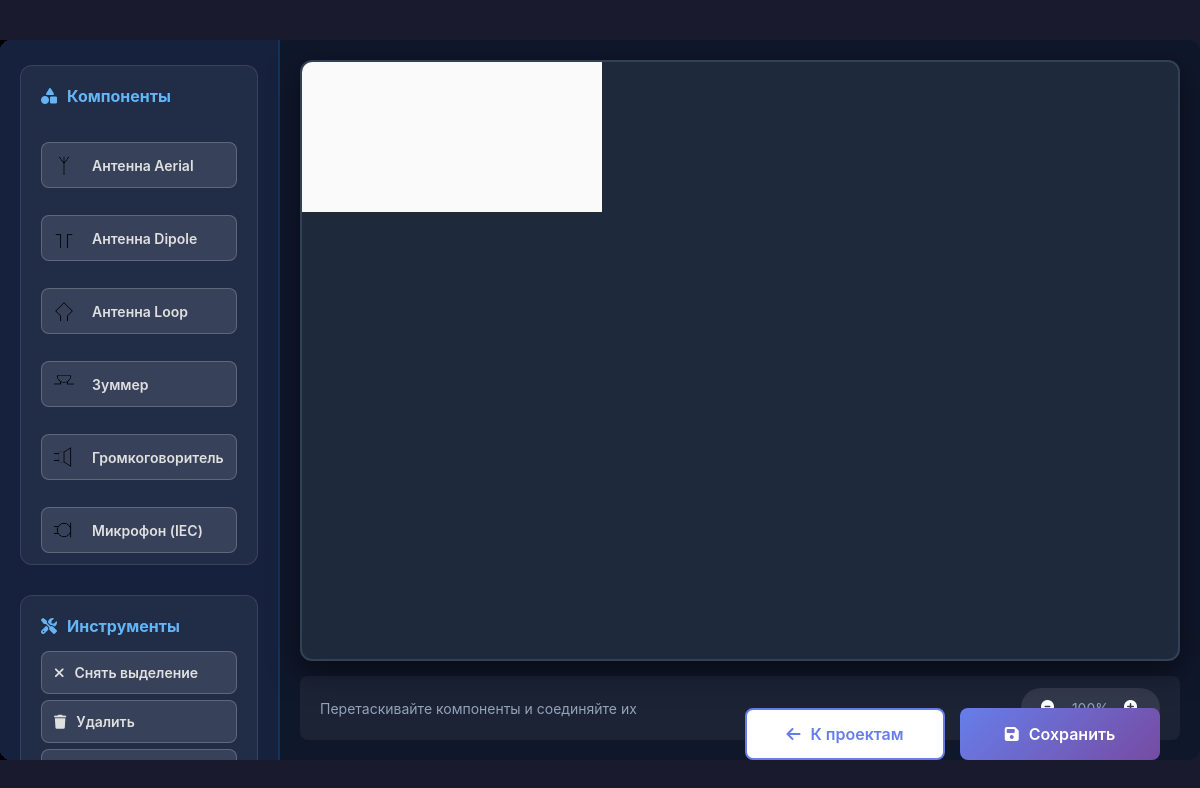
Screenshot of /work_table (signed in) with the database file from the repository.
### main_app/models.py (models this page shows, shortened)
class Components(models.Model):
    title = models.CharField(max_length=100, null=False)
    ico = models.ImageField(upload_to='components/')

### main_app/views.py (the view)
# urls.py: path('work_table', views.work_table, name='work_table'),
@login_required
def work_table(request):
    project_id = request.GET.get('project_id')
    components = Components.objects.all()
    if project_id:
        schema = Schemes.objects.get(id=project_id, user=request.user)
        return render(request, "main/editor.html", {"schema": schema, "components":components})
    return render(request, "main/editor.html", {"components":components})

### templates/main/editor.html (shortened to what this page needs)
{% load static %}
<!DOCTYPE html>
<html lang="ru">
<head>
    <link rel="stylesheet" href="{% static 'style.css' %}">
    <link rel="stylesheet" href="https://cdnjs.cloudflare.com/ajax/libs/font-awesome/6.4.0/css/all.min.css">
</head>
<body>
<div class="screen active" id="editor" data-id="{{schema.id}}"
data-title="{{schema.title}}"
>
    <div class="editor-container">
        <div class="editor-tools">
            <div class="tool-section components-elements">
                <h3><i class="fas fa-shapes"></i> Компоненты</h3>
                {% if components %}
                    {% for component in components %}
                    <button class="tool-btn component-btn" data-type="{{ component.id }}" data-ico="{{ component.ico.url }}" data-title="{{ component.title }}">
                        <img src="{{ component.ico.url }}" alt="{{ component.title }}" style="width: 20px; height: 20px; margin-right: 8px;">
                        {{ component.title }}
                    </button>
                    {% endfor %}
                {% endif %}
            </div>
            <div class="tool-section">
                <h3><i class="fas fa-tools"></i> Инструменты</h3>
                <button id="clearSelectionBtn" class="tool-btn">
                    <i class="fas fa-times"></i> Снять выделение
                </button>
                <button id="deleteSelectedBtn" class="tool-btn">
                    <i class="fas fa-trash"></i> Удалить
                </button>
                <button id="connectSelectedBtn" class="tool-btn">
                </button>
            </div>
        </div>
        <div class="editor-workspace">
            <div id="chipCanvasContainer" class="canvas-container">
                <canvas id="chipCanvas"></canvas>
            </div>
            <div class="workspace-status">
                <span id="workspaceStatus">Перетаскивайте компоненты и соединяйте их</span>
                <div class="zoom-controls">
                    <button id="zoomOutSmallBtn"><i class="fas fa-search-minus"></i></button>
                    <span id="zoomLevel">100%</span>
                    <button id="zoomInSmallBtn"><i class="fas fa-search-plus"></i></button>
                </div>
            </div>
        </div>
    </div>
    <div class="editor-buttons">
        <button id="backToProjectsBtn" class="secondary">
            <i class="fas fa-arrow-left"></i> К проектам
        </button>
        <button id="saveChipBtn">
            <i class="fas fa-save"></i> Сохранить
        </button>
    </div>
</div>
</body>
</html>

### main_app/static/style.css (style rules this page uses)
* { margin: 0; padding: 0; box-sizing: border-box; font-family: -apple-system, BlinkMacSystemFont, 'Segoe UI', Roboto, Oxygen, Ubuntu, sans-serif; }
body { background: linear-gradient(135deg, #667eea 0%, #764ba2 100%); min-height: 100vh; display: flex; align-items: center; justify-content: center; padding: 20px; }
.screen { position: fixed; top: 0; left: 0; width: 100%; height: 100%; display: flex; align-items: center; justify-content: center; opacity: 0; transition: opacity 0.3s; visibility: hidden; pointer-events: none; z-index: 1000; }
.screen.active { opacity: 1; visibility: visible; pointer-events: auto; }
button { width: 100%; padding: 14px; margin: 8px 0; background: linear-gradient(135deg, #667eea 0%, #764ba2 100%); color: white; border: none; border-radius: 8px; font-size: 16px; font-weight: 600; cursor: pointer; transition: all 0.3s; display: flex; align-items: center; justify-content: center; gap: 10px; }
button.secondary { background: white; color: #667eea; border: 2px solid #667eea; }
#editor { background: #1a1a2e; }
.editor-container { width: 100%; height: 90vh; background: #1a1a2e; border-radius: 12px; overflow: hidden; display: flex; }
.editor-tools { width: 280px; background: #16213e; padding: 25px 20px; display: flex; flex-direction: column; gap: 30px; border-right: 2px solid #0f3460; overflow-y: auto; }
.tool-section { background: rgba(255, 255, 255, 0.05); border-radius: 12px; padding: 20px; border: 1px solid rgba(255, 255, 255, 0.1); }
.tool-section h3 { color: #64b5f6; font-size: 16px; margin-bottom: 15px; display: flex; align-items: center; gap: 10px; }
.tool-btn { width: 100%; padding: 12px; margin: 6px 0; background: rgba(255, 255, 255, 0.1); border: 1px solid rgba(255, 255, 255, 0.2); border-radius: 8px; color: #e0e0e0; font-size: 14px; cursor: pointer; transition: all 0.3s; display: flex; align-items: center; gap: 10px; justify-content: flex-start; }
.editor-workspace { flex: 1; display: flex; flex-direction: column; padding: 20px; background: #0f172a; }
.canvas-container { flex: 1; background: #1e293b; border: 2px solid #334155; border-radius: 12px; overflow: auto; position: relative; box-shadow: 0 10px 30px rgba(0, 0, 0, 0.5); }
#chipCanvas { display: block; background: #fafafa; cursor: crosshair; }
.workspace-status { margin-top: 15px; padding: 12px 20px; background: rgba(255, 255, 255, 0.05); border-radius: 8px; display: flex; justify-content: space-between; align-items: center; font-size: 14px; color: #94a3b8; }
.zoom-controls { display: flex; align-items: center; gap: 10px; background: rgba(255, 255, 255, 0.1); padding: 5px 15px; border-radius: 20px; }
.zoom-controls button { background: transparent; border: none; color: white; cursor: pointer; font-size: 16px; padding: 5px; width: 30px; height: 30px; display: flex; align-items: center; justify-content: center; border-radius: 50%; transition: background 0.3s; margin: 0; width: auto; }
.editor-buttons { position: fixed; bottom: 40px; right: 40px; display: flex; gap: 15px; z-index: 1001; }
.editor-buttons button { width: 200px; margin: 0; display: flex; align-items: center; justify-content: center; gap: 10px; }
.components-elements { display: flex; flex-wrap: wrap; gap: 15px; padding: 20px; min-height: 500px; overflow-y: auto; background: rgba(255, 255, 255, 0.05); border-radius: 12px; }

### rows the page displays
Components: ico (picture), title "Антенна Aerial"
Components: ico (picture), title "Антенна Dipole"
Components: ico (picture), title "Антенна Loop"
Components: ico (picture), title "Зуммер"
Components: ico (picture), title "Громкоговоритель"
Components: ico (picture), title "Микрофон (IEC)"
